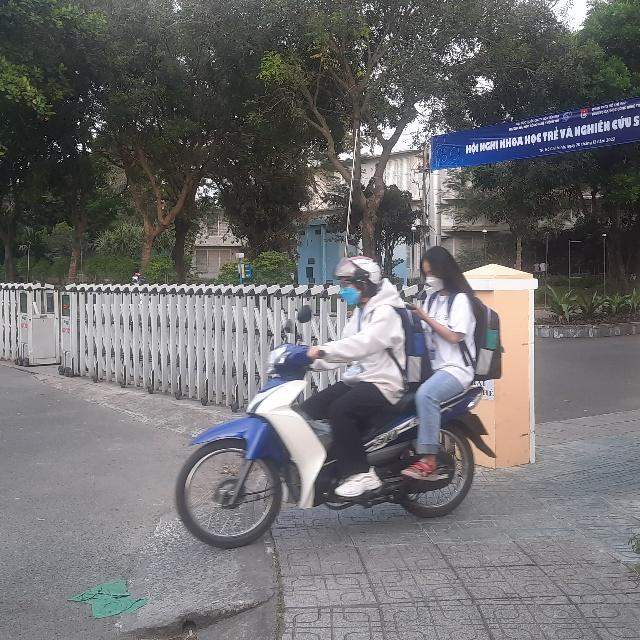
#> input picture test/images/test3_jpg.rf.2910fbdc32f43243d537aab6d0cf9be1.jpg, 640 x 640 px; its folder holds only this picture in this run
$ python -i number_plate.py   (imports and definitions only)
#> lines starting #> are read from the running program, lines starting #| are printed output that depends on the picture; after the words box and inside, x2 and y2 are one past the last pixel; in counts of white or black regions, pixels touching at a corner belong together
#> further down, picture is the input picture: shape (640, 640, 3); mean B, G, R 111.7, 110.1, 110.7
import cv2
import easyocr
import imutils

_reader = None

def get_reader():
    global _reader
    if _reader is None:
        # Initialize EasyOCR lazily on CPU to guarantee thread-safety inside Streamlit WebRTC threads
        _reader = easyocr.Reader(['en'], gpu=False)
    return _reader

def detect_number_plate(frame):

    plate_text = "UNKNOWN"

    gray = cv2.cvtColor(frame, cv2.COLOR_BGR2GRAY)
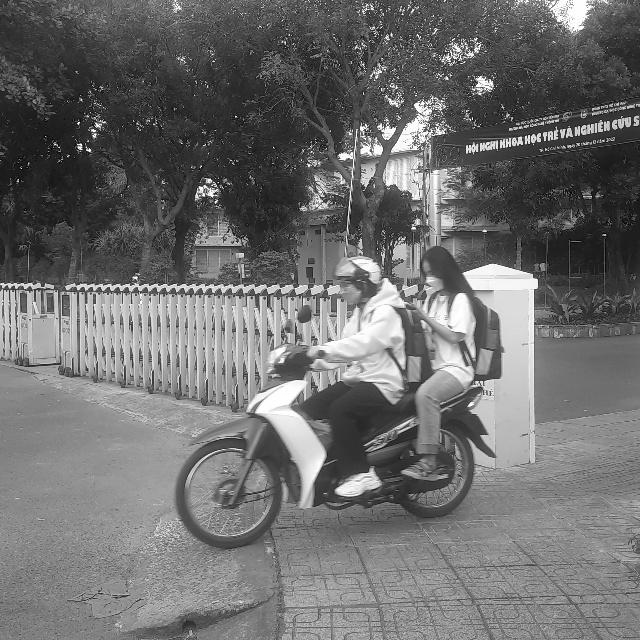
#> gray: shape (640, 640); min 0, max 255, mean 110.4

    # Noise reduction
    gray = cv2.bilateralFilter(gray, 11, 17, 17)

    edged = cv2.Canny(gray, 30, 200)
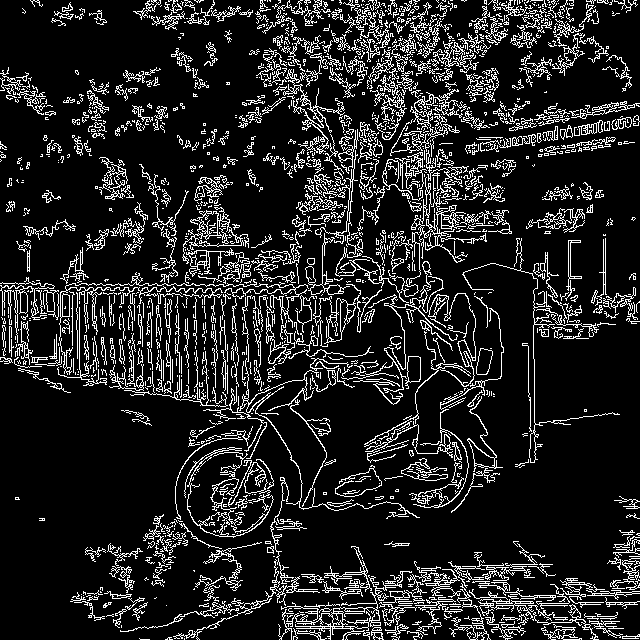
#> edged: shape (640, 640); 13.7% white in thin lines or dots

    contours, _ = cv2.findContours(
        edged.copy(),
        cv2.RETR_TREE,
        cv2.CHAIN_APPROX_SIMPLE
    )
#> contours = 2948 contours, 2573 with area under 20; largest, box (x1, y1, x2, y2) and area: (182, 207, 249, 264) 1094, (278, 571, 412, 640) 1078, (313, 284, 382, 347) 713, (59, 273, 309, 375) 646, (194, 220, 242, 247) 572

    contours = sorted(
        contours,
        key=cv2.contourArea,
        reverse=True
    )[:10]
#> contours = 10 contours; largest, box (x1, y1, x2, y2) and area: (182, 207, 249, 264) 1094, (278, 571, 412, 640) 1078, (313, 284, 382, 347) 713, (59, 273, 309, 375) 646, (194, 220, 242, 247) 572

    screenCnt = None

    for c in contours:

        peri = cv2.arcLength(c, True)

        approx = cv2.approxPolyDP(
            c,
            0.018 * peri,
            True
        )

        # Number plate rectangle
        if len(approx) == 4:

            screenCnt = approx
            break
#> this loop made 10 passes
#> peri on passes 1, 3, 4, 5, 6, 7, 8, 9, 10: 583.6, 715.8, 2516.5, 357.9, 294.9, 1322.9, 1088.4, 765.4, 329.5
#> (peri, approx) on pass 2: (1483, [[411, 571], [279, 639], [369, 639]])

    if screenCnt is not None:

        x, y, w, h = cv2.boundingRect(screenCnt)

        plate = frame[y:y + h, x:x + w]

        # OCR text extraction
        result = get_reader().readtext(plate)

        for res in result:

            plate_text = res[1]

        # Draw rectangle
        cv2.rectangle(
            frame,
            (x, y),
            (x + w, y + h),
            (0, 255, 0),
            2
        )

        cv2.putText(
            frame,
            plate_text,
            (x, y - 10),
            cv2.FONT_HERSHEY_SIMPLEX,
            0.8,
            (0, 255, 0),
            2
        )

    # ====================================================
    # FALLBACK: SCAN ENTIRE FRAME IF CONTOURS FAILED OR UNKNOWN
    # ====================================================
    if plate_text == "UNKNOWN" or len(plate_text.strip()) < 4:
        results = get_reader().readtext(frame)
        best_candidate = None
        best_box = None

        # Phase 1: Try to find a strict license plate format (e.g. MH12AB1234)
        for res in results:
            text = res[1].strip().upper()
            alphanumeric = "".join([c for c in text if c.isalnum()])
            has_letter = any(c.isalpha() for c in alphanumeric)
            has_digit = any(c.isdigit() for c in alphanumeric)

            if len(alphanumeric) >= 5 and len(alphanumeric) <= 15 and has_letter and has_digit:
                best_candidate = text
                best_box = res[0]
                break

        # Phase 2: If no strict format, take the longest text block with at least some numbers/letters
        if not best_candidate:
            for res in results:
                text = res[1].strip().upper()
                alphanumeric = "".join([c for c in text if c.isalnum()])
                if len(alphanumeric) >= 4:
                    best_candidate = text
                    best_box = res[0]
                    break

        # If we successfully found a fallback candidate, draw and save it
        if best_candidate:
            plate_text = best_candidate
            box = best_box
            xs = [pt[0] for pt in box]
            ys = [pt[1] for pt in box]
            tx, ty = int(min(xs)), int(min(ys))
            tw, th = int(max(xs) - tx), int(max(ys) - ty)

            cv2.rectangle(frame, (tx, ty), (tx + tw, ty + th), (0, 255, 0), 2)
            cv2.putText(
                frame,
                plate_text,
                (tx, ty - 10),
                cv2.FONT_HERSHEY_SIMPLEX,
                0.8,
                (0, 255, 0),
                2
            )

    return frame, plate_text

>>> import cv2
>>> picture = cv2.imread('test/images/test3_jpg.rf.2910fbdc32f43243d537aab6d0cf9be1.jpg')
#> (the run stopped early here; a loop or call above may not have finished)

$ run again, on test/images/test43_jpg.rf.6ddad6c8f3b76be23fb24b636a93811e.jpg
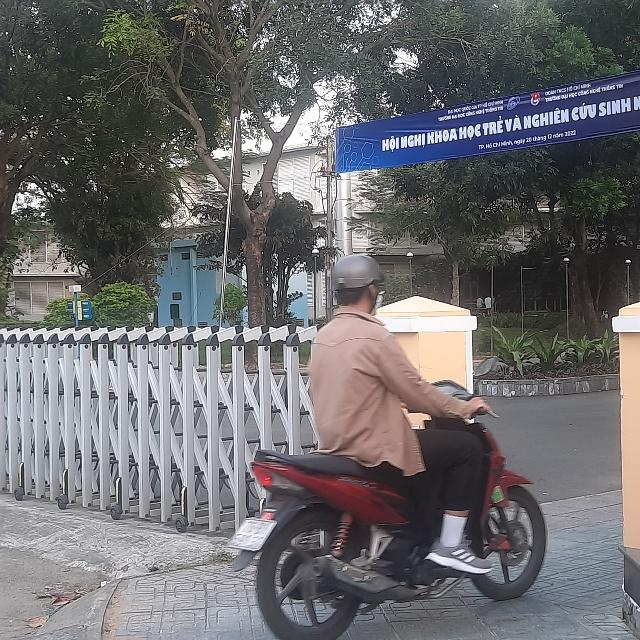
#> input picture test/images/test43_jpg.rf.6ddad6c8f3b76be23fb24b636a93811e.jpg, 640 x 640 px
#> picture is the input picture: shape (640, 640, 3); mean B, G, R 109.8, 107.6, 108.3
#> in detect_number_plate, `gray = cv2.cvtColor(frame, cv2.COLOR_BGR2GRAY)`:
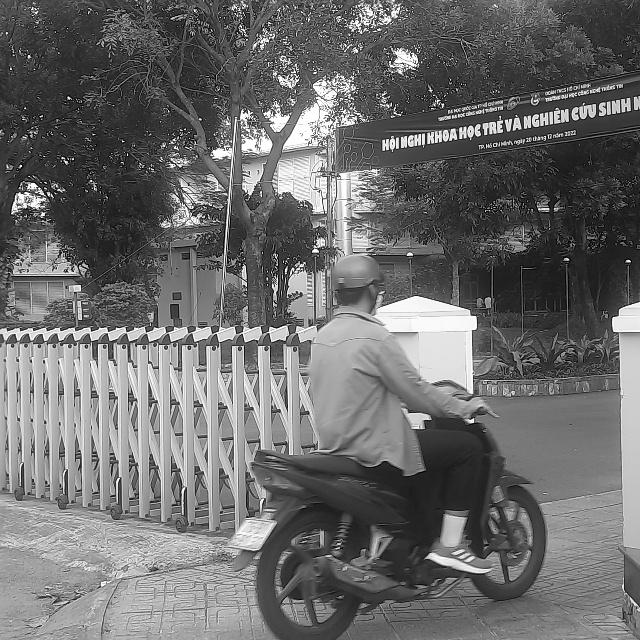
#> gray: shape (640, 640); min 0, max 255, mean 108
#> in detect_number_plate, `edged = cv2.Canny(gray, 30, 200)`:
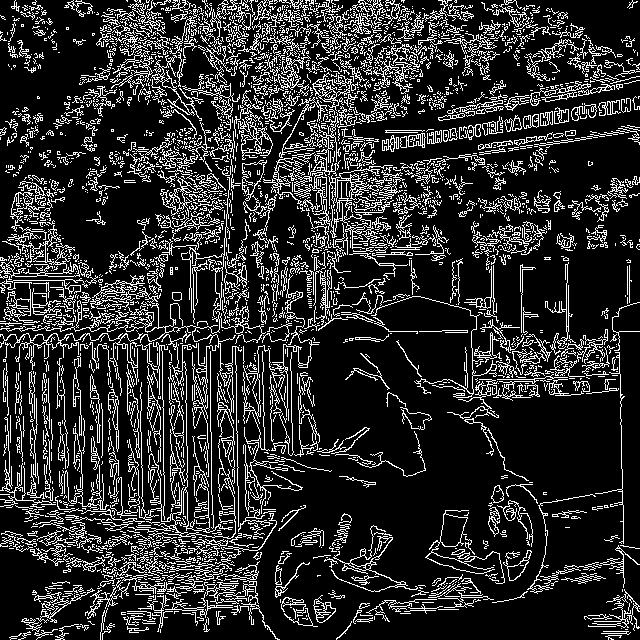
#> edged: shape (640, 640); 17.4% white in thin lines or dots
#> in detect_number_plate, `contours, _ = cv2.findContours( edged.copy(), cv2.RETR_TREE, cv2.CHAIN..`: contours = 4408 contours, 4006 with area under 20; largest, box (x1, y1, x2, y2) and area: (0, 303, 242, 527) 719, (425, 510, 505, 584) 668, (440, 513, 468, 547) 616, (328, 165, 393, 249) 557, (242, 160, 267, 201) 491
#> in detect_number_plate, `contours = sorted( contours, key=cv2.contourArea, reverse=True )[:10]`: contours = 10 contours; largest, box (x1, y1, x2, y2) and area: (0, 303, 242, 527) 719, (425, 510, 505, 584) 668, (440, 513, 468, 547) 616, (328, 165, 393, 249) 557, (242, 160, 267, 201) 491
#> the loop in detect_number_plate, `for c in contours: ` made 10 passes
#> peri on passes 1 to 8: 4198.9, 751.2, 105.4, 1309.7, 167.2, 1300.9, 181.7, 905.9

$ run again, on test/images/train154_jpg.rf.250b819d3f1f30ea99b3e979d80531b0.jpg
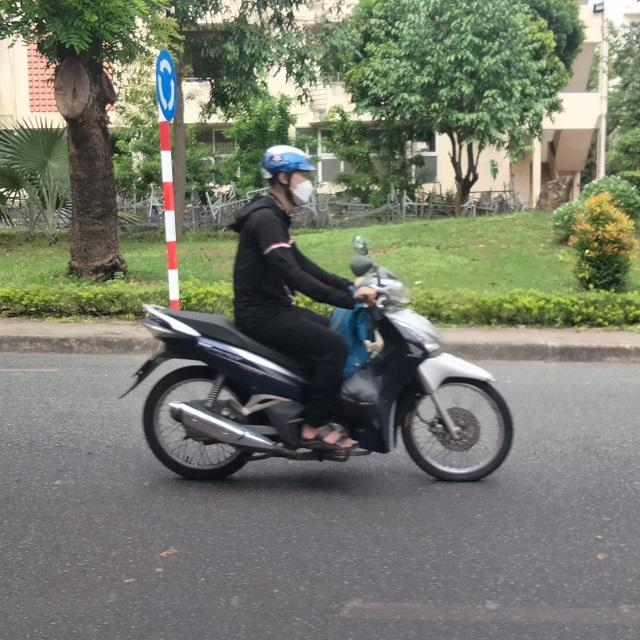
#> input picture test/images/train154_jpg.rf.250b819d3f1f30ea99b3e979d80531b0.jpg, 640 x 640 px
#> picture is the input picture: shape (640, 640, 3); mean B, G, R 108.3, 121.8, 117.9
#> in detect_number_plate, `gray = cv2.cvtColor(frame, cv2.COLOR_BGR2GRAY)`:
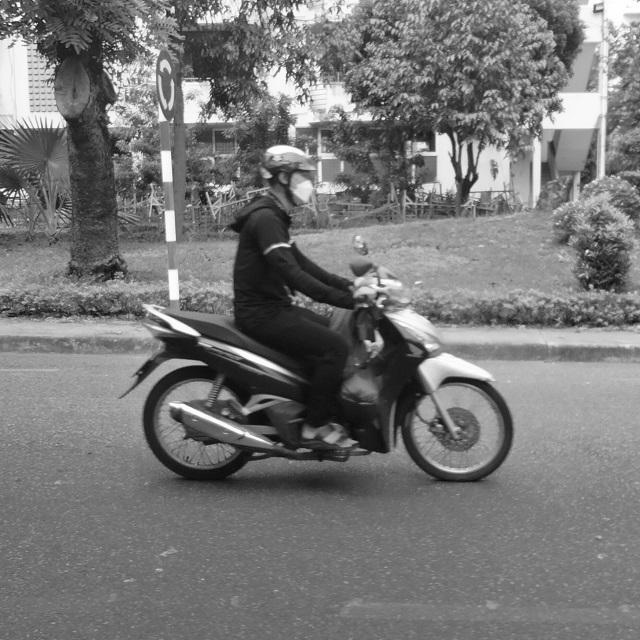
#> gray: shape (640, 640); min 6, max 255, mean 119.1
#> in detect_number_plate, `edged = cv2.Canny(gray, 30, 200)`:
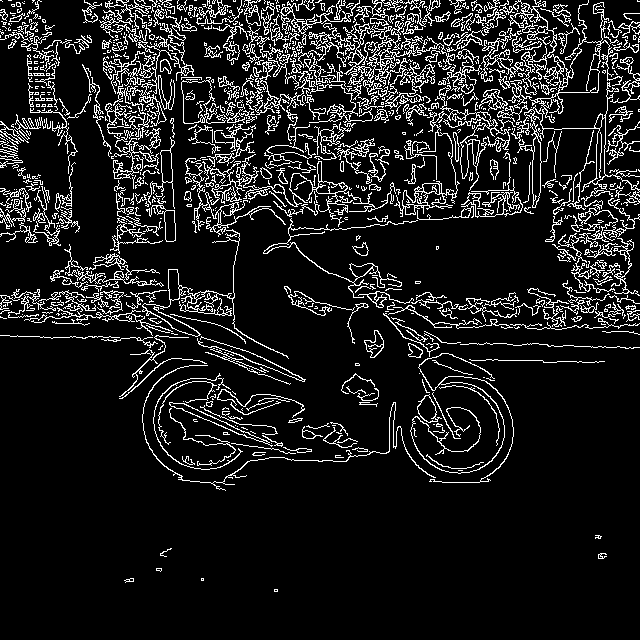
#> edged: shape (640, 640); 11.3% white in thin lines or dots
#> in detect_number_plate, `contours, _ = cv2.findContours( edged.copy(), cv2.RETR_TREE, cv2.CHAIN..`: contours = 1589 contours, 1282 with area under 20; largest, box (x1, y1, x2, y2) and area: (499, 0, 640, 208) 2122, (394, 85, 511, 217) 1808, (308, 21, 455, 97) 1464, (181, 77, 257, 124) 1108, (181, 80, 212, 124) 1003
#> in detect_number_plate, `contours = sorted( contours, key=cv2.contourArea, reverse=True )[:10]`: contours = 10 contours; largest, box (x1, y1, x2, y2) and area: (499, 0, 640, 208) 2122, (394, 85, 511, 217) 1808, (308, 21, 455, 97) 1464, (181, 77, 257, 124) 1108, (181, 80, 212, 124) 1003
#> the loop in detect_number_plate, `for c in contours: ` made 10 passes
#> peri on passes 1, 2, 4, 5, 6, 8, 10: 4163, 1938.9, 544.8, 158.7, 2585.7, 329.3, 165

$ run again, on test/images/train176_jpg.rf.8ed604270205c193f81985e37a0581a0.jpg
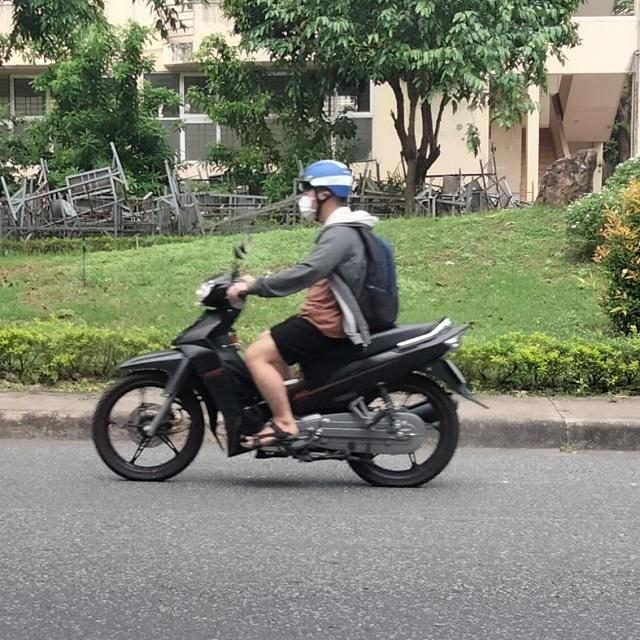
#> input picture test/images/train176_jpg.rf.8ed604270205c193f81985e37a0581a0.jpg, 640 x 640 px
#> picture is the input picture: shape (640, 640, 3); mean B, G, R 111.1, 128, 124
#> in detect_number_plate, `gray = cv2.cvtColor(frame, cv2.COLOR_BGR2GRAY)`:
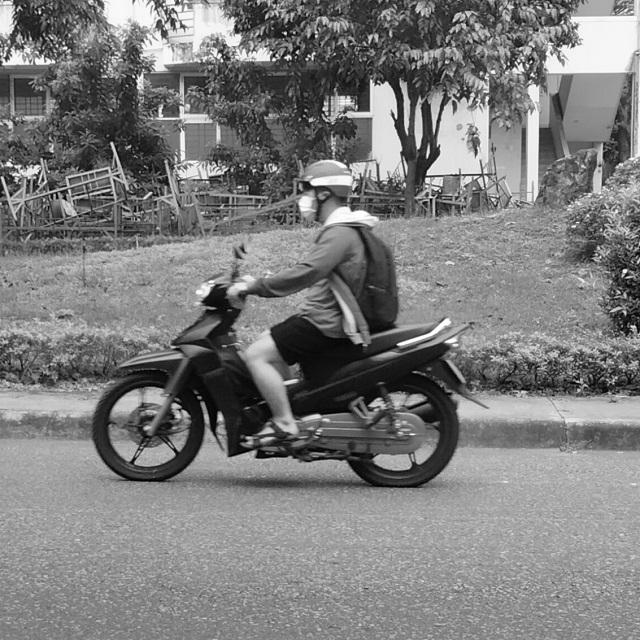
#> gray: shape (640, 640); min 0, max 255, mean 124.9
#> in detect_number_plate, `edged = cv2.Canny(gray, 30, 200)`:
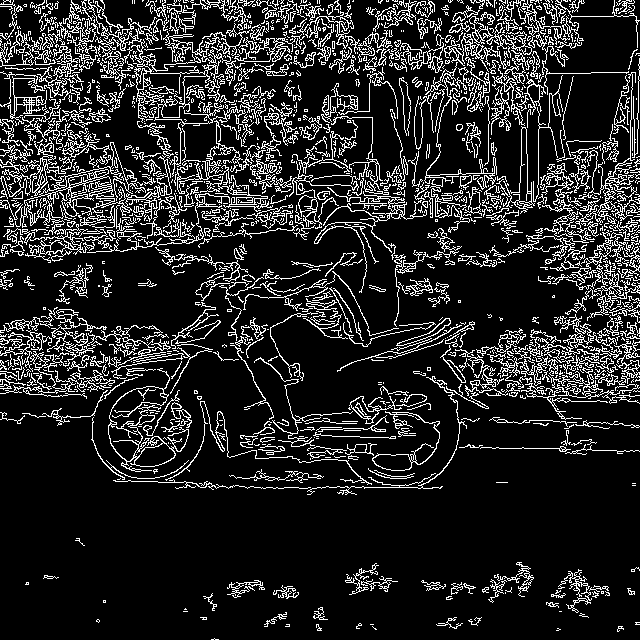
#> edged: shape (640, 640); 15.1% white in thin lines or dots
#> in detect_number_plate, `contours, _ = cv2.findContours( edged.copy(), cv2.RETR_TREE, cv2.CHAIN..`: contours = 2521 contours, 2100 with area under 20; largest, box (x1, y1, x2, y2) and area: (108, 368, 189, 472) 3030, (108, 386, 167, 462) 2046, (0, 134, 174, 235) 1412, (87, 0, 246, 127) 1067, (496, 126, 535, 214) 702
#> in detect_number_plate, `contours = sorted( contours, key=cv2.contourArea, reverse=True )[:10]`: contours = 10 contours; largest, box (x1, y1, x2, y2) and area: (108, 368, 189, 472) 3030, (108, 386, 167, 462) 2046, (0, 134, 174, 235) 1412, (87, 0, 246, 127) 1067, (496, 126, 535, 214) 702
#> the loop in detect_number_plate, `for c in contours: ` made 10 passes
#> peri on passes 1, 2, 5, 6, 7, 8, 10: 963.3, 586.5, 403.6, 1399.3, 574.9, 106.6, 236.4
